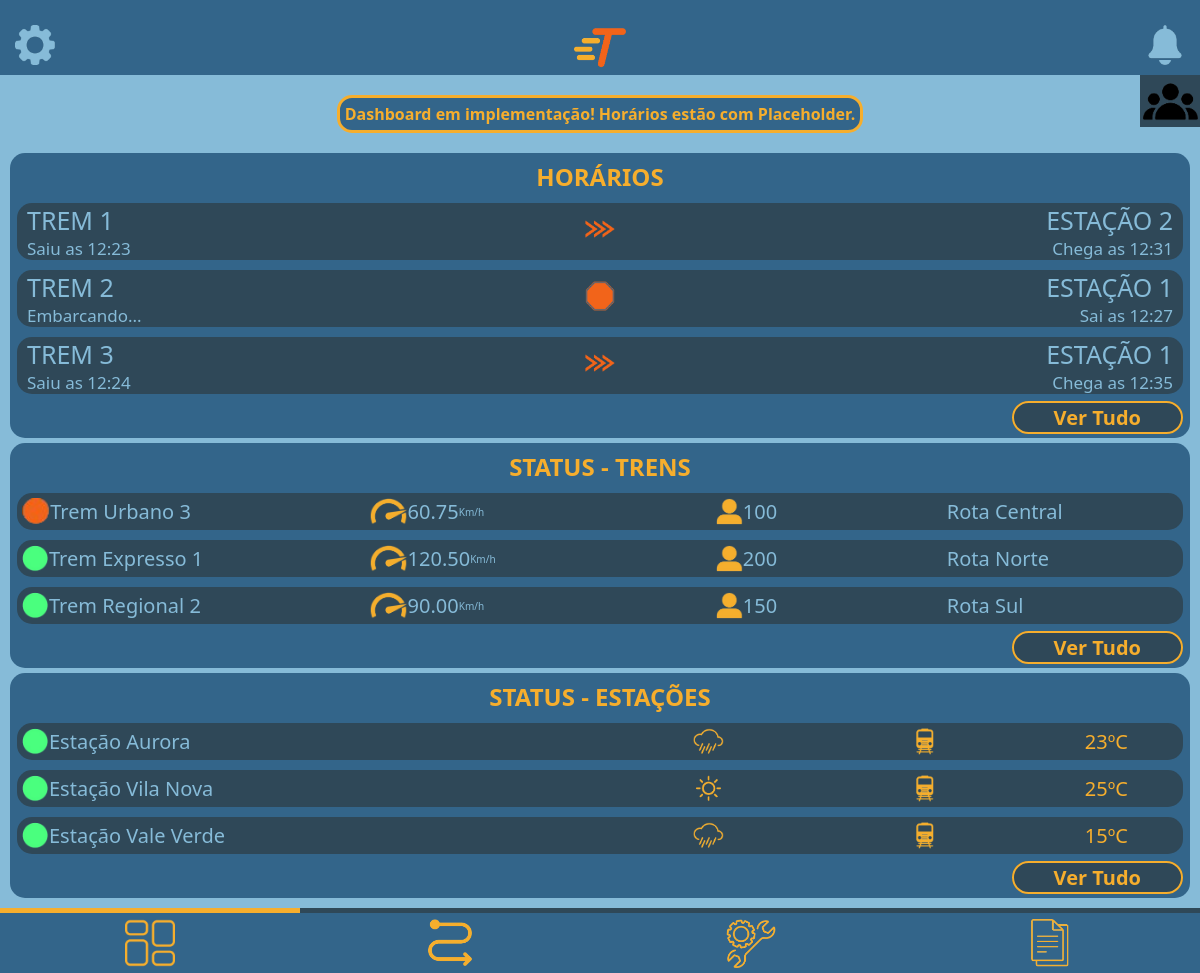
Screenshot of /private/user/dashboard/dashboard.php (signed in) with the database file from the repository.
### tables this page shows
CREATE TABLE estacoes(
	id INT AUTO_INCREMENT NOT NULL PRIMARY KEY,
    nomeEstacao ENUM('Estação Aurora', 'Estação Vila Nova', 'Estação Vale Verde', 'Estação São Pedro') NOT NULL,
    temperatura DECIMAL NOT NULL,
    estaChovendo BOOLEAN NOT NULL
);

### private/user/dashboard/dashboard.php (the view, shortened to what this page needs)
<?php
include '../../conexao/conexao.php';
$sqlTrens = 'SELECT trens.nome AS nomeTrem, rotas.nome AS nomeRota, ativo, quantidadePassageiros, velocidade, idRota FROM trens INNER JOIN rotas ON rotas.id = idRota';
$resultTrens = $conn->query($sqlTrens);
$sqlEstacoes = 'SELECT id, nomeEstacao, temperatura, estaChovendo FROM estacoes';
$resultEstacoes = $conn->query($sqlEstacoes);
?>
<!DOCTYPE html>
<html lang="pt-BR">
<head>
    <link rel="stylesheet" href="../../../style/style.css">
</head>
<body>
    <header class="headerPrincipal">
    <a href="../../../private/<?php if($_SESSION['tipo'] == 'admin'){echo 'admin/config/configAdmin.php';} else {echo 'user/config/configFuncionario.php';}?>"><img src="../../../assets/icons/header/engrenagemIcone.png" alt="Configurações"></a>
    <img src="../../../assets/logos/logoPequena.png" alt="Logo">
    <a href="../alertas.php"><img src="../../../assets/icons/header/sinoIcone.png" alt="Notificações"></a>
</header>
    <a href="usuarios.php"><div class='quadradoUsuarios'>
        <img id="iconeUsuarios" src="../../../assets/icons/dashboard/botaoVisualizarUsuarios.png" alt="Botão para visualizar usuários">
    </div>
    </a>
     <h4 class="flexCentro" style="background-color: #33658a; width:fit-content; text-align:center; margin:20px auto; padding: 5px; border: solid 3px #f6ae2d; border-radius: 15px; color:#f6ae2d;">Dashboard em implementação! Horários estão com Placeholder.</h4>
    <section class="secaoInfo">
        <h2>HORÁRIOS</h2>
        <div class="dadoInfo dashboard">
            <div class="dadoInfoLeft">
                <p class="textoPrincipalDado">TREM 1</p>
                <p class="textoSecundarioDado">Saiu as 12:23</p>
            </div>
            <div class="dadoInfoCenter">
                <img src="../../../assets/icons/dashboard/trafegandoIcone.png" alt="iconeTrafegando">
            </div>
            <div class="dadoInfoRight">
                <p class="textoPrincipalDado">ESTAÇÃO 2</p>
                <p class="textoSecundarioDado">Chega as 12:31</p>
            </div>
        </div>
        <div class="dadoInfo dashboard">
            <div class="dadoInfoLeft">
                <p class="textoPrincipalDado">TREM 2</p>
                <p class="textoSecundarioDado">Embarcando...</p>
            </div>
            <div class="dadoInfoCenter">
                <img src="../../../assets/icons/dashboard/paradoIcone.png" alt="iconeParado">
            </div>
            <div class="dadoInfoRight">
                <p class="textoPrincipalDado">ESTAÇÃO 1</p>
                <p class="textoSecundarioDado">Sai as 12:27</p>
            </div>
        </div>
        <div class="dadoInfo dashboard">
            <div class="dadoInfoLeft">
                <p class="textoPrincipalDado">TREM 3</p>
                <p class="textoSecundarioDado">Saiu as 12:24</p>
            </div>
            <div class="dadoInfoCenter">
                <img src="../../../assets/icons/dashboard/trafegandoIcone.png" alt="iconeTrafegando">
            </div>
            <div class="dadoInfoRight">
                <p class="textoPrincipalDado">ESTAÇÃO 1</p>
                <p class="textoSecundarioDado">Chega as 12:35</p>
            </div>
        </div>
        <div class="textoDireita">
            <a href="horarios.php" class="botaoAmarelo">Ver Tudo</a>
        </div>
    </section>
    <section class="secaoInfo">
        <h2>STATUS - TRENS</h2>
        <?php
            while ($row = $resultTrens->fetch_assoc()) {
                echo "<div class='dadoStatusTrens'>
                <div class='tremStatus1'>";
                if($row['ativo']){
                    echo "<img src='../../../assets/icons/dashboard/circuloVerdeIcone.png' alt='simboloStatusVerde'>";
                }else{
                    echo "<img src='../../../assets/icons/dashboard/circuloLaranjaIcone.png' alt='simboloStatusVermelho'>";
                }
                echo "
                <p>{$row['nomeTrem']}</p>
                </div>
                <div class='tremStatus2'>
                    <img src='../../../assets/icons/dashboard/velocidadeIcone.png' alt='simboloVelocidade'>
                    <p>{$row['velocidade']}</p>
                    <p class='textSize-10'>Km/h</p>
                </div>
                <div class='tremStatus3'>
                    <img src='../../../assets/icons/dashboard/pessoaIcone.png' alt='simboloPessoa'>
                    <p>{$row['quantidadePassageiros']}</p>
                </div>
                <div class='tremStatus4'>
                    <p>{$row['nomeRota']}</p>
                </div>
            </div>";
            }
            ?>
        <div class="textoDireita">
            <a href="statusTrens.php" class="botaoAmarelo">Ver Tudo</a>
        </div>
    </section>
    <section  class="secaoInfo">
        <h2>STATUS - ESTAÇÕES</h2>
        <?php
            while ($row = $resultEstacoes->fetch_assoc()) {
                $id = $row['id'];
                $queryTrem = "SELECT idEstacao FROM trens WHERE idEstacao = $id";
                $existeTrem = ($conn->query($queryTrem))->fetch_assoc();
                echo "
                <div class='dadoStatusEstacoes'>
                <div>
                    <img src='../../../assets/icons/dashboard/circuloVerdeIcone.png' alt='simboloStatusVerde'>
                    <p>{$row['nomeEstacao']}</p>
                </div>
                <div>";
                if($row['estaChovendo']){
                    echo "<div class='iconeETempStatusEstacoes'><img src='../../../assets/icons/dashboard/chuvaIcone.png' alt='Ícone de chuva'></div>";
                }else{
                    echo "<div class='iconeETempStatusEstacoes'><img src='../../../assets/icons/dashboard/solIcone.png' alt='Ícone de sol'></div>";
                }
                if($existeTrem){
                    echo "<div class='iconeETempStatusEstacoes'><img src='../../../assets/icons/dashboard/comTremIcone.png' alt='Ícone de trem'></div>";
                }else{
                    echo "<div class='iconeETempStatusEstacoes'><img src='../../../assets/icons/dashboard/semTremIcone.png' alt='Ícone de sem trem'></div>";
                }
                    echo "
                    <p class='iconeETempStatusEstacoes'>{$row['temperatura']}ºC</p>
                </div>
            </div>
                ";
            }
            ?>
        <div class="textoDireita">
            <a href="statusEstacoes.php" class="botaoAmarelo">Ver Tudo</a>
        </div>
    </section>
    <div class="espacoFooterPrincipal"></div>
    <footer class="footerPrincipal">
        <div class="barraLinhaSelecao">
            <div class="linhaAmarela linhaPos1"></div>
        </div>
        <div class="navbar">
            <a href="dashboard.php"><img src="../../../assets/icons/footer/dashboardIcone.png" alt="Dashboard"></a>
            <a href="../gerenciadorDeRotas/gerenciarRotas.php"><img src="../../../assets/icons/footer/rotasIcone.png" alt="Rotas"></a>
            <a href="../manutencao/manutencao.php"><img src="../../../assets/icons/footer/manutencaoIcone.png" alt="Manutenção"></a>
            <a href="../relatorios/relatorios.php"><img src="../../../assets/icons/footer/relatoriosIcone.png" alt="Relatórios"></a>
        </div>
    </footer>
</body>
</html>

### style/style.css (style rules this page uses)
:root { --corAzulNormal: #33658a; --corAzulEscuro: #2f4858; --corAmarelo: #f6ae2d; --corAzulClaro: #86bbd8; --fonte-Segoe: 'Segoe UI', Tahoma, Geneva, Verdana, sans-serif; --fonte-OpenSans: OpenSans, Arial, Helvetica, sans-serif; --corLaranja: #f26419; }
.flexCentro { display: flex; justify-content: center; align-items: center; }
.textoDireita { text-align: right; }
.textSize-10 { font-size: 10px; }
body { background-color: var(--corAzulClaro); margin: 0; height: 100vh; font-family: var(--fonte-Segoe); }
.headerPrincipal { background-color: var(--corAzulNormal); display: flex; justify-content: space-between; align-items: center; position: relative; padding: 25px 15px 5px 15px; }
.headerPrincipal img { height: 40px; }
.espacoFooterPrincipal { height: 70px; }
.footerPrincipal { position: fixed; width: 100%; bottom: 0; }
.footerPrincipal .navbar { background-color: var(--corAzulNormal); justify-content: center; display: flex; }
.navbar img { margin: 5px 17px; height: 50px; }
.navbar a { width: 25%; display: flex; justify-content: center; }
.barraLinhaSelecao { background-color: var(--corAzulEscuro); }
.linhaAmarela { background-color: var(--corAmarelo); padding-top: 5px; }
.linhaPos1 { margin-right: 75%; }
.secaoInfo { background-color: var(--corAzulNormal); border-radius: 15px; margin: 5px 10px; padding: 7px; text-align: center; }
.secaoInfo h2 { color: var(--corAmarelo); margin: 0 0 10px 0; }
.dadoInfo { background-color: var(--corAzulEscuro); color: var(--corAzulClaro); display: flex; align-items: center; border-radius: 15px; margin-bottom: 10px; }
.dashboard img { width: 30px; }
.textoSecundarioDado { font-size: 17px; margin: 0; }
.textoPrincipalDado { font-size: 25px; margin: 0; }
.dadoInfoLeft { text-align: left; margin-left: 10px; width: 45%; }
.dadoInfoCenter { width: 10%; }
.dadoInfoRight { text-align: right; margin-right: 10px; width: 45%; }
.botaoAmarelo { text-decoration: none; color: var(--corAmarelo); font-weight: bold; background-color: var(--corAzulEscuro); font-size: 20px; padding: 1px 40px; border: solid 2px var(--corAmarelo); border-radius: 20px; cursor: pointer; }
.dadoStatusTrens { display: flex; background-color: var(--corAzulEscuro); color: var(--corAzulClaro); align-items: center; font-size: 20px; font-weight: 500; padding: 5px; border-radius: 15px; margin-bottom: 10px; }
.dadoStatusTrens img, .dadoStatusEstacoes img { height: 27px; }
.dadoStatusTrens p, .dadoStatusEstacoes p { margin: 0; }
.dadoStatusTrens div { display: flex; align-items: center; }
.tremStatus1, .tremStatus2 { width: 30%; }
.tremStatus3, .tremStatus4 { width: 20%; }
.dadoStatusEstacoes { display: flex; background-color: #2f4858; color: #86bbd8; align-items: center; font-size: 20px; font-weight: 500; padding: 5px; border-radius: 15px; margin-bottom: 10px; }
.dadoStatusEstacoes div { display: flex; align-items: center; width: 50%; }
.iconeETempStatusEstacoes { display: flex; justify-content: center; text-align: center; width: 33%; color: #f6ae2d; }
.quadradoUsuarios { display: flex; background-color: var(--corAzulEscuro); align-items: center; justify-content: center; position: absolute; top: 5; right: 0; width: 60px; height: 52px; }
#iconeUsuarios { width: 55px; }

### rows the page displays
estacoes: nomeEstacao "Estação Aurora", estaChovendo 1 (drawn), temperatura "23"
estacoes: nomeEstacao "Estação Vila Nova", estaChovendo 0 (drawn), temperatura "25"
estacoes: nomeEstacao "Estação Vale Verde", estaChovendo 1 (drawn), temperatura "15"

### other values shown
$row['nomeTrem'] "Trem Urbano 3"
$row['velocidade'] "60.75"
$row['quantidadePassageiros'] "100"
$row['nomeRota'] "Rota Central"
$row['nomeTrem'] "Trem Expresso 1"
$row['velocidade'] "120.50"
$row['quantidadePassageiros'] "200"
$row['nomeRota'] "Rota Norte"
$row['nomeTrem'] "Trem Regional 2"
$row['velocidade'] "90.00"
$row['quantidadePassageiros'] "150"
$row['nomeRota'] "Rota Sul"
